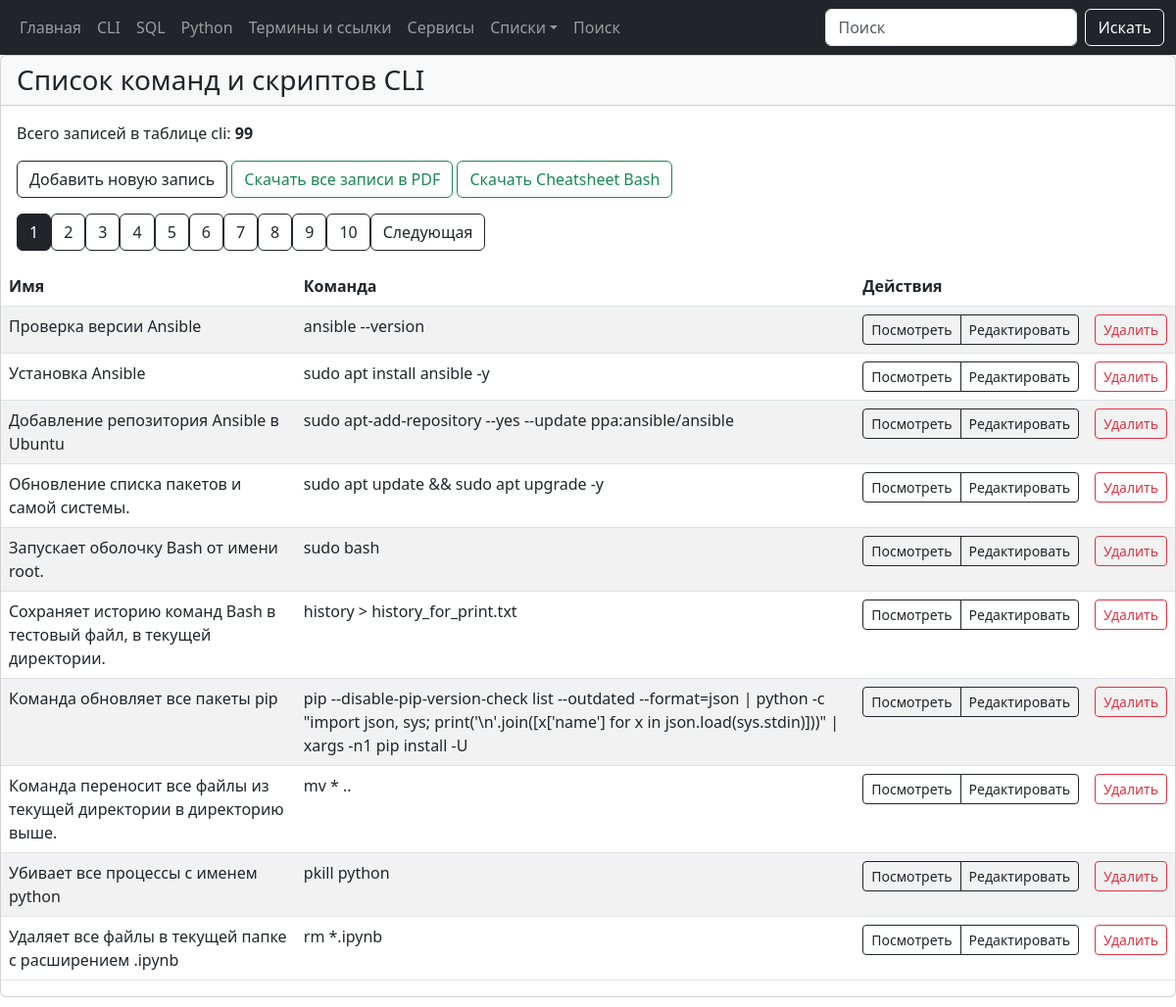
/cli, run on the app's committed database.
### tables this page shows
CREATE TABLE "cli" (
  "cli_id" INTEGER PRIMARY KEY AUTOINCREMENT,
  "cli_command" TEXT NOT NULL,
  "cli_name" TEXT NOT NULL,
  "cli_date_add" TIMESTAMP DEFAULT CURRENT_TIMESTAMP,
  "cli_date_edit" TEXT
);

### modules/cli/cli_posts.py (the view)
@bp.route("/cli")
def cli_posts():
    page = request.args.get('page', 1, type=int)
    conn = connect.get_db_connection()
    count_row = conn.execute("SELECT COUNT(*) FROM cli").fetchone()
    if count_row and count_row[0] is not None:
        cli_list_count = int(count_row[0])
    else:
        cli_list_count = 0
    offset = (page - 1) * PER_PAGE
    cli_list = conn.execute(
        "SELECT * FROM cli ORDER BY cli_id DESC LIMIT ? OFFSET ?",
        (PER_PAGE, offset)
    ).fetchall()
    conn.close()
    total_pages = (cli_list_count + PER_PAGE - 1) // PER_PAGE
    return render_template(
        "cli/cli_posts.html",
        cli_list=cli_list,
        cli_list_count=cli_list_count,
        page=page,
        total_pages=total_pages,
    )

### modules/connect.py (called while the page is built)
def get_db_connection():
    db_path = os.path.join(BASE_DIR, '../database.db')
    conn = sqlite3.connect(db_path, timeout=30)
    conn.row_factory = sqlite3.Row
    return conn

### templates/cli/cli_posts.html (shortened to what this page needs)
{% extends "base.html" %}
{% block content %}
<div class="card mb-4">
   <div class="card-header h3">Список команд и скриптов CLI</div>
   <div class="card-body">
      <p class="card-text">
         Всего записей в таблице cli: <b>{{ cli_list_count }}</b>
      </p>
      <a href="{{ url_for('add_cli_post.add_cli_post') }}" class="btn btn-outline-dark">
         Добавить новую запись
      </a>
      <a href="{{ url_for('cli_posts.cli_download_pdf') }}" class="btn btn-outline-success">
          Скачать все записи в PDF
      </a>
      <a href="{{ url_for('static', filename='cheat_sheets/cheat_sheet_bash.pdf') }}" class="btn btn-outline-success">
         Скачать Cheatsheet Bash
      </a>
      <div class="pagination">
         {% for p in range(1, total_pages + 1) %}
         <a href="{{ url_for('cli_posts.cli_posts', page=p) }}"
            class="btn btn-outline-dark {% if p == page %}active{% endif %}">{{ p }}</a>
         {% endfor %}
         {% if page < total_pages %}
         <a href="{{ url_for('cli_posts.cli_posts', page=page+1) }}" class="btn btn-outline-dark">Следующая</a>
         {% endif %}
      </div>
   </div>
   <table class="table table-striped">
      <thead>
         <tr>
            <th>Имя</th>
            <th>Команда</th>
            <th colspan="2">Действия</th>
         </tr>
      </thead>
      <tbody>
         {% for item in cli_list %}
         <tr>
            <td>{{ item.cli_name }}</td>
            <td>{{ item.cli_command }}</td>
            <td>
               <div class="btn-group" role="group" aria-label="Действия">
                  <a href="{{ url_for('get_view_cli_post.get_view_cli_post', cli_id=item.cli_id) }}"
                     class="btn btn-outline-dark btn-sm">
                     Посмотреть
                  </a>
                  <a href="{{ url_for('edit_cli_post.edit_cli_post', cli_id=item.cli_id) }}"
                     class="btn btn-outline-dark btn-sm">
                     Редактировать
                  </a>
               </div>
            </td>
            <td>
               <form action="{{ url_for('delete_cli_post.delete_cli_post', cli_id=item.cli_id)}}" method="POST"
                  class="d-inline">
                  <button type="submit" class="btn btn-outline-danger btn-sm"
                     onclick="return confirm('Вы точно уверены что хотите удалить запись?')">
                     Удалить
                  </button>
               </form>
            </td>
         </tr>
         {% endfor %}
      </tbody>
   </table>
</div>
{% endblock %}

### data on the page
cli: cli_name "Проверка версии Ansible", cli_command "ansible --version"
cli: cli_name "Установка Ansible", cli_command "sudo apt install ansible -y"
cli: cli_name "Добавление репозитория Ansible в Ubuntu", cli_command "sudo apt-add-repository --yes --update ppa:ansible/ansible"
cli: cli_name "Обновление списка пакетов и самой системы.", cli_command "sudo apt update && sudo apt upgrade -y"
cli: cli_name "Запускает оболочку Bash от имени root.", cli_command "sudo bash"
cli: cli_name "Сохраняет историю команд Bash в тестовый файл, в текущей директории.", cli_command "history > history_for_print.txt"
cli: cli_name "Команда обновляет все пакеты pip", cli_command "pip --disable-pip-version-check list --outdated --format=json | python -c \"import json, sys; print('\\n'.join([x['name'] for x in json.load(sys.stdin)]))\" | xargs -n1 pip install -U"
cli: cli_name "Команда переносит все файлы из текущей директории в директорию выше.", cli_command "mv * .."
cli: cli_name "Убивает все процессы с именем python", cli_command "pkill python"
cli: cli_name "Удаляет все файлы в текущей папке с расширением .ipynb", cli_command "rm *.ipynb"

### other printed values
{{ cli_list_count }} "99"
{{ p }} "1" "2" "3" "4" "5" "6" "7" "8" "9" "10"
